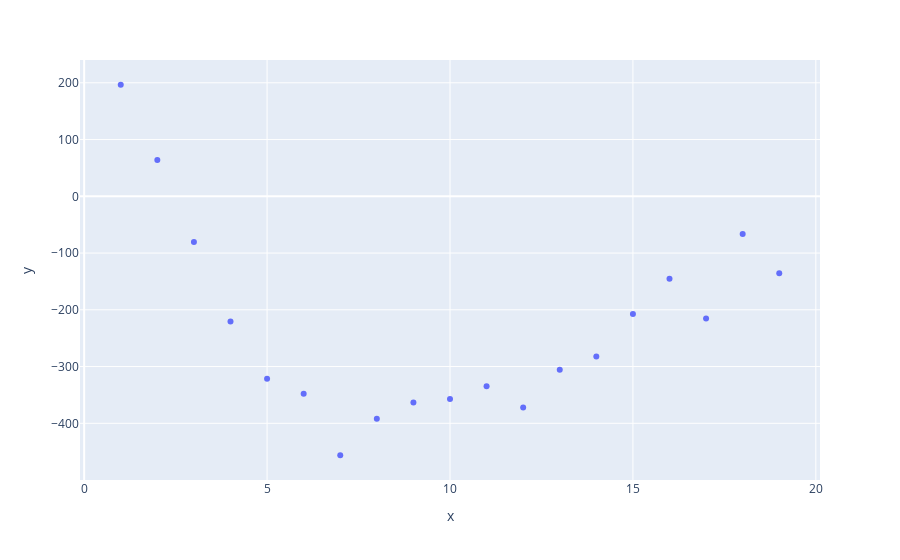

Notebook source saved alongside this figure:
### Code cell
aics = []
my_range = np.arange(1,20)
for idx in my_range:
    gmm = GaussianMixture(n_components=idx)
    gmm.fit(transitions)
    subset = np.random.choice(np.arange(0,len(transitions)), size=100)
    aics.append(gmm.bic(transitions[subset]))
px.scatter(x=my_range, y=np.array(aics))

### Figure 1 — Plotly figure (JSON) as saved in the notebook; plotly's stock layout.template omitted (floating-point values rounded to 4 significant figures)
{"data": [{"hovertemplate": "x=%{x}<br>y=%{y}<extra></extra>", "legendgroup": "", "marker": {"color": "#636efa", "symbol": "circle"}, "mode": "markers", "name": "", "orientation": "v", "showlegend": false, "type": "scatter", "x": [1, 2, 3, 4, 5, 6, 7, 8, 9, 10, 11, 12, 13, 14, 15, 16, 17, 18, 19], "xaxis": "x", "y": [196.6, 64.07, -80.68, -220.8, -321.5, -347.8, -456.3, -391.9, -363.3, -357.3, -334.7, -372.2, -305.5, -282.2, -207.3, -145.5, -215.4, -66.58, -135.5], "yaxis": "y"}], "layout": {"legend": {"tracegroupgap": 0}, "margin": {"t": 60}, "xaxis": {"anchor": "y", "domain": [0, 1], "title": {"text": "x"}}, "yaxis": {"anchor": "x", "domain": [0, 1], "title": {"text": "y"}}}}
